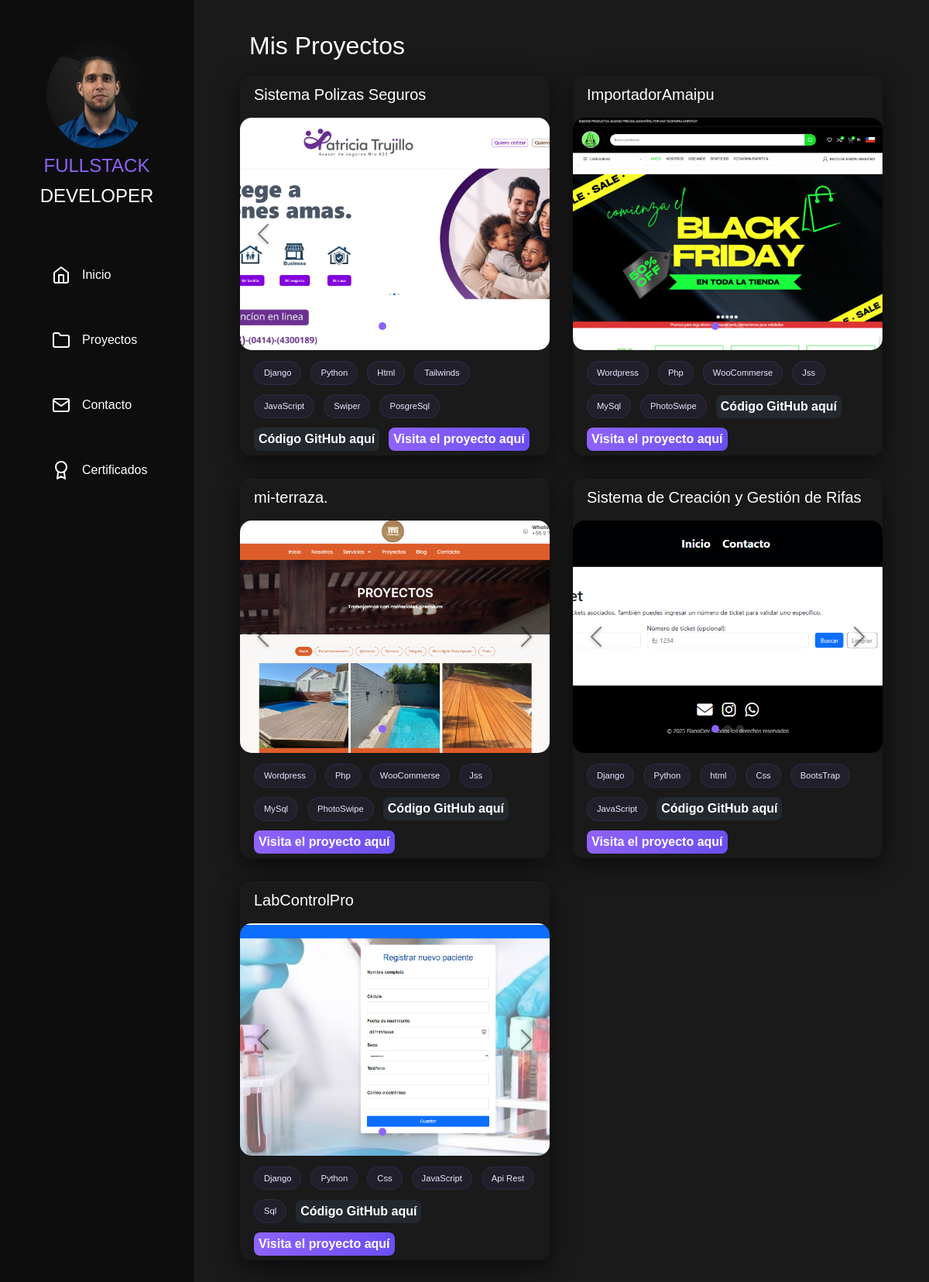
The page /proyectos/ on the database its author committed.
### nucleo/models.py (models this page shows, shortened)
class Project(models.Model):
	title = models.CharField(max_length=200)
	slug = models.SlugField(max_length=200, unique=True)
	description = models.TextField(blank=True)
	image1 = models.ImageField(upload_to='projects/', blank=True, null=True)
	image2 = models.ImageField(upload_to='projects/', blank=True, null=True)
	image3 = models.ImageField(upload_to='projects/', blank=True, null=True)
	technologies = models.CharField(max_length=300, blank=True, help_text='Separar tecnologías por comas')
	github = models.URLField(blank=True)
	live = models.URLField(blank=True)
	created_at = models.DateTimeField(auto_now_add=True)
	class Meta:
		ordering = ['-created_at']
	def tech_list(self):
		if not self.technologies:
			return []
		return [t.strip() for t in self.technologies.split(',') if t.strip()]

### nucleo/views.py (the view)
# urls.py: path('proyectos/', views.proyectos, name='proyectos'),
def proyectos(request):
    projects = Project.objects.all()
    return render(request, 'nucleo/Proyectos.html', {'projects': projects})

### nucleo/templates/nucleo/Proyectos.html (shortened to what this page needs)
{% extends 'nucleo/layout.html' %}
{% load static %}
{% block content %}
<h2 class="proyec_title">Mis Proyectos</h2>
<div class="grid-proyectos">
    {% for project in projects %}
    <div class="card-carrousel">
        <h3 class="proyec_title">{{ project.title }}</h3>
        <div id="carousel{{ forloop.counter }}" class="carousel slide">
            <div class="carousel-indicators">
                <button type="button" data-bs-target="#carousel{{ forloop.counter }}" data-bs-slide-to="0"
                    class="active" aria-current="true" aria-label="Slide 1"></button>
                <button type="button" data-bs-target="#carousel{{ forloop.counter }}" data-bs-slide-to="1"
                    aria-label="Slide 2"></button>
                <button type="button" data-bs-target="#carousel{{ forloop.counter }}" data-bs-slide-to="2"
                    aria-label="Slide 3"></button>
            </div>
            <div class="carousel-inner">
                <div class="carousel-item active">
                    {% if project.image1 %}
                    <img src="{{ project.image1.url }}" class="d-block w-100" alt="{{ project.title }}">
                    {% else %}
                    <img src="{% static 'img/proyectos/Lab1.png' %}" class="d-block w-100" alt="{{ project.title }}">
                    {% endif %}
                </div>
            </div>
            <button class="carousel-control-prev" type="button" data-bs-target="#carousel{{ forloop.counter }}"
                data-bs-slide="prev">
                <span class="carousel-control-prev-icon" aria-hidden="true"></span>
            </button>
            <button class="carousel-control-next" type="button" data-bs-target="#carousel{{ forloop.counter }}"
                data-bs-slide="next">
                <span class="carousel-control-next-icon" aria-hidden="true"></span>
            </button>
        </div>
        <div class="tech-tags">
            {% for tech in project.tech_list %}
            <span class="tag">{{ tech }}</span>
            {% empty %}
            <span class="tag">HTML</span>
            <span class="tag">CSS</span>
            <span class="tag">JavaScript</span>
            {% endfor %}
            {% if project.github %}
            <a class="tag-github" href="{{ project.github }}" target="_blank" rel="noopener">Código GitHub aquí</a>
            {% endif %}
            {% if project.live %}
            <a class="tag-live" href="{{ project.live }}" target="_blank" rel="noopener">Visita el proyecto aquí</a>
            {% endif %}
        </div>
    </div>
    {% endfor %}
</div> {% endblock %}

### nucleo/static/css/styles.css (style rules this page uses)
* { box-sizing: border-box; }
body, h1, h2, h3, h4, p, ul, li { margin: 0; padding: 0; }
body { margin: 0; font-family: Arial, sans-serif; background-color: #0d0d0d; color: #fff; display: flex; }
.grid-proyectos { display: grid; grid-template-columns: repeat(2, 1fr); gap: 30px; padding: 20px; background: #1a1a1a; align-items: start; }
.card-carrousel { background-color: #1a1a1a; color: #fff; border-radius: 14px; overflow: hidden; box-shadow: 0 8px 30px rgba(0, 0, 0, 0.6), inset 0 1px 0 rgba(255, 255, 255, 0.02); transition: transform 220ms ease, box-shadow 220ms ease; display: flex; flex-direction: column; }
.card-carrousel .carousel { width: 100%; background: linear-gradient(180deg, rgba(0, 0, 0, 0.02), rgba(0, 0, 0, 0.06)); }
.carousel-item img { width: 100%; height: 300px; object-fit: cover; display: block; border-radius: 15px; }
.tech-tags { display: flex; flex-wrap: wrap; gap: 12px; padding: 14px 18px 6px 18px; align-items: center; }
.tag { display: inline-block; color: #e9e7ff; background: rgba(142, 99, 249, 0.08); padding: 6px 12px; border-radius: 999px; border: 1px solid rgba(142, 99, 249, 0.12); margin: 0; font-size: 0.7rem; font-weight: 500; }
.card-carrousel h3 { margin: 12px 18px 18px 18px; font-size: 1.25rem; color: #ffffff; }
.carousel-indicators [data-bs-target] { width: 10px; height: 10px; border-radius: 50%; background-color: rgba(255, 255, 255, 0.35); }
.carousel-indicators .active { background-color: #8e63f9; }
.carousel-control-prev-icon, .carousel-control-next-icon { filter: invert(1) drop-shadow(0 1px 2px rgba(0, 0, 0, 0.6)); }
.proyec_title { margin-left: 2rem; }
.tag-github { display: inline-block; background-color: #24292f; color: #fff; padding: 3px 6px; border-radius: 8px; text-decoration: none; font-weight: 600; transition: all 0.3s ease; }
.tag-live { display: inline-block; background: linear-gradient(90deg, #8e63f9, #6a4ef0); color: #fff; padding: 3px 6px; border-radius: 8px; text-decoration: none; font-weight: 600; transition: all 0.3s ease; }

### rows shown on the page
Project: title "Sistema Polizas Seguros", image1 (picture), tech_list "Django" "Python" "Html" "Tailwinds" "JavaScript" "Swiper" "PosgreSql"
Project: title "ImportadorAmaipu", image1 (picture), tech_list "Wordpress" "Php" "WooCommerse" "Jss" "MySql" "PhotoSwipe"
Project: title "mi-terraza.", image1 (picture), tech_list "Wordpress" "Php" "WooCommerse" "Jss" "MySql" "PhotoSwipe"
Project: title "Sistema de Creación y Gestión de Rifas", image1 (picture), tech_list "Django" "Python" "html" "Css" "BootsTrap" "JavaScript"
Project: title "LabControlPro", image1 (picture), tech_list "Django" "Python" "Css" "JavaScript" "Api Rest" "Sql"
